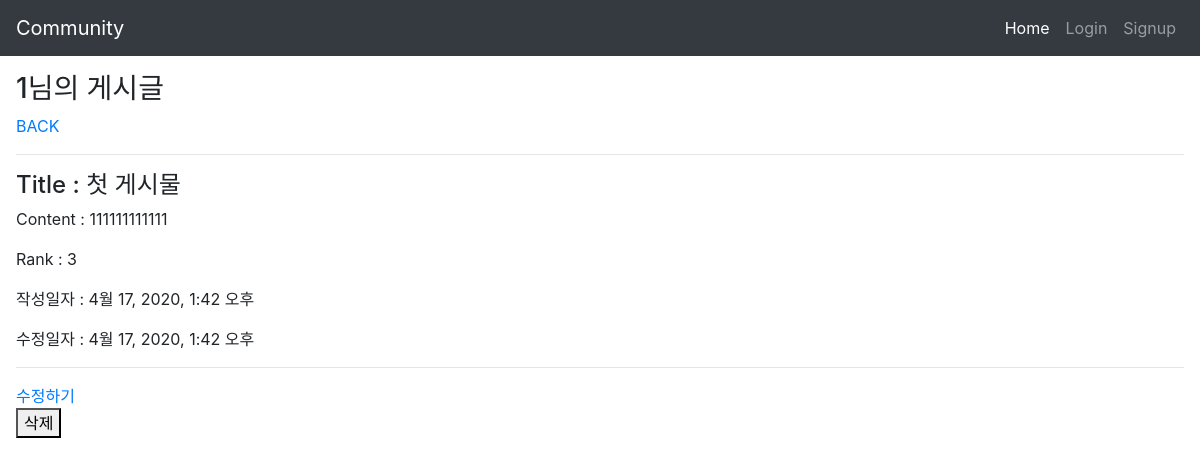
Page /reviews/1 on the earlier database version.
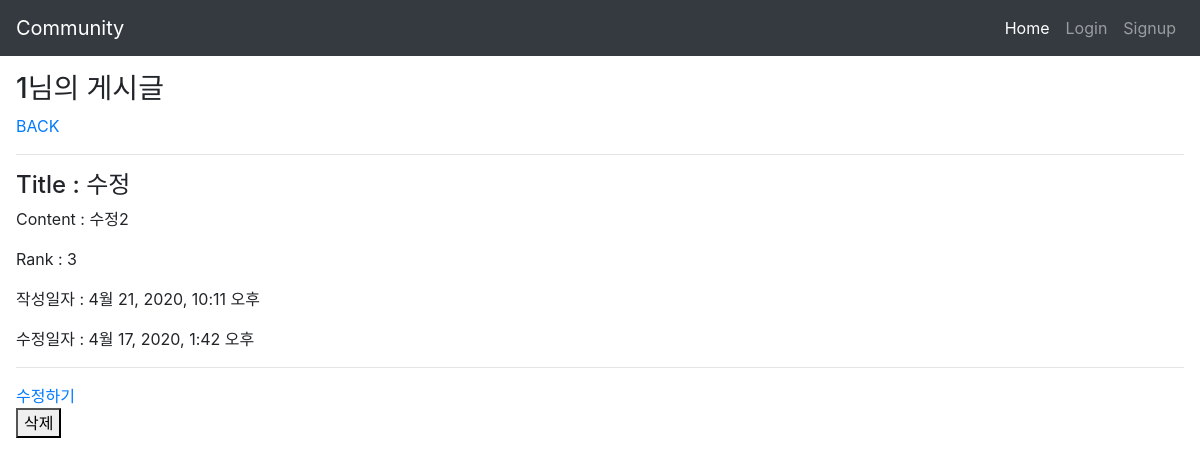
Same page on the later database version.
### reviews/models.py (models this page shows)
class Review(models.Model):
    title = models.CharField(max_length=30)
    content = models.TextField()
    rank = models.IntegerField()
    created_at = models.DateTimeField(auto_now=True)
    updated_at = models.DateTimeField(auto_now_add=True)

### reviews/views.py (the view)
# urls.py: path('<int:review_pk>', views.detail, name= 'detail'),
def detail(request, review_pk):
    review = get_object_or_404(Review, pk=review_pk)
    context = {
        'review' : review
    }
    return render(request, 'reviews/detail.html', context)

### reviews/templates/reviews/detail.html (shortened to what this page needs)
{% extends 'base.html' %}
{% block body %}
<h3>{{review.pk}}님의 게시글</h3>
<a href="{% url 'reviews:index' %}">BACK</a>
<hr/>
<h4>Title : {{review.title}}</h4>
<p>Content : {{review.content}}</p>
<p>Rank : {{review.rank}}</p>
<p>작성일자 : {{review.created_at}}</p>
<p>수정일자 : {{review.updated_at}}</p>
<hr>
<a href="{% url 'reviews:update' review.pk %}">수정하기</a>
<form action="{% url 'reviews:delete' review.pk %}" method="POST">
    <button>삭제</button>
</form>
{% endblock %}

Differences in the rows shown:
changed Review id 1: title "첫 게시물" → "수정"; content "111111111111" → "수정2"; created_at "4월 17, 2020, 1:42 오후" → "4월 21, 2020, 10:11 오후"
